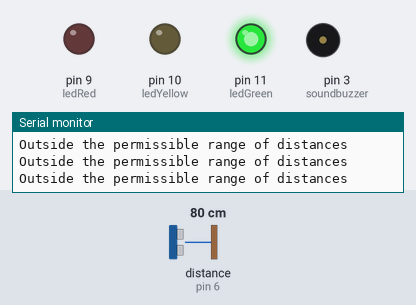
The sketch below on a simulated Arduino Uno, built with avr-gcc and run on an emulated ATmega328P. On the bench: output pins drawn as LEDs (lit = HIGH), buzzer (waves = sounding), the last lines printed to the serial monitor. Wiring (inferred from the names in the program): ultrasonic range finder: trigger pin 7; echo pin 6. The inputs (shaded band) are chosen by the test bench; at power-on: distance to the obstacle (sensor on pin 6) 80 cm. The echo pulse lasts 58.3 µs per cm; pins used as bus, display or sensor lines are not drawn.

Above: at 1.2 s.
1.3 s: distance to the obstacle (sensor on pin 6) set to 53 cm
4.3 s: distance to the obstacle (sensor on pin 6) set to 47 cm
At 5.7 s:
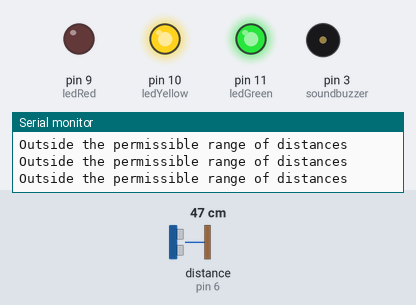
6.0 s: distance to the obstacle (sensor on pin 6) set to 18 cm
7.5 s: distance to the obstacle (sensor on pin 6) set to 14 cm
At 8.0 s:
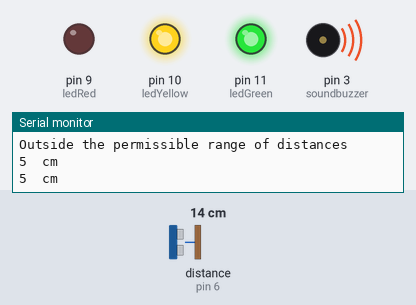
9.0 s: distance to the obstacle (sensor on pin 6) set to 250 cm
At 10.0 s:
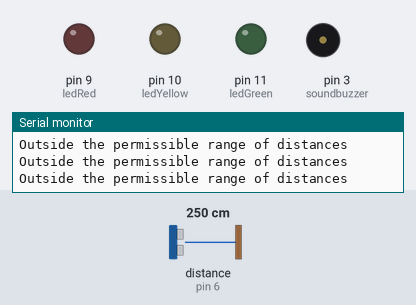
10.6 s: distance to the obstacle (sensor on pin 6) set to 128 cm
12.1 s: distance to the obstacle (sensor on pin 6) set to 120 cm
At 12.8 s:
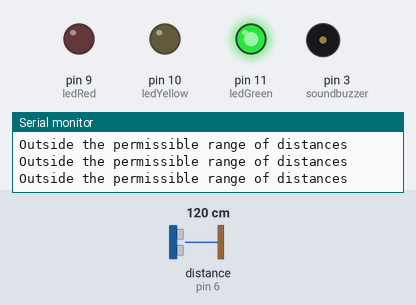
Timing chart, 0 to 14.7 s (numbered marks = the images above; inputs shaded):
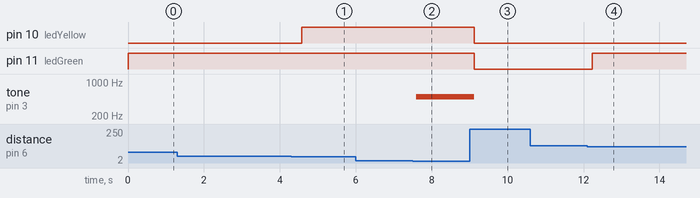

Measured:
- the behaviour switches between 51 and 50 cm on distance to the obstacle (sensor on pin 6) (found by bisection; images 0 and 1)
- the behaviour switches between 16 and 15 cm on distance to the obstacle (sensor on pin 6) (found by bisection; images 1 and 2)
- the behaviour switches between 126 and 125 cm on distance to the obstacle (sensor on pin 6) (found by bisection; images 3 and 4)
- after the input at 4.3 s, pin 10 (ledYellow): LOW → HIGH after 0.27 s
- after the input at 7.5 s, tone on pin 3 (soundbuzzer): silent → 500 Hz after 0.10 s
- after the input at 9.0 s, pin 10 (ledYellow), pin 11 (ledGreen): HIGH → LOW after 0.12 s; tone on pin 3 (soundbuzzer): 500 Hz → silent after 0.12 s
- after the input at 12.1 s, pin 11 (ledGreen): LOW → HIGH after 0.13 s

The sketch:

arduino_security_system1.ino
```cpp
#define trigPin 7
#define echoPin 6
#define ledRed 9
#define  ledYellow 10
#define ledGreen 11
#define soundbuzzer 3

int sound  = 500;

void setup() {
  Serial.begin (9600);
  pinMode(trigPin,  OUTPUT);
  pinMode(echoPin, INPUT);
  pinMode(ledRed, OUTPUT);
  pinMode(ledYellow,  OUTPUT);
  pinMode(ledGreen, OUTPUT);
  pinMode(soundbuzzer, OUTPUT);
}

void  loop() {
  long durationindigit, distanceincm;
  digitalWrite(trigPin, LOW);
  delayMicroseconds(2);
  digitalWrite(trigPin, HIGH);
  delayMicroseconds(10);
  digitalWrite(trigPin, LOW);
  durationindigit = pulseIn(echoPin, HIGH);
  distanceincm = (durationindigit/5) / 29.1;

  if (distanceincm < 50) {
      digitalWrite(ledGreen, HIGH);
  }
  else {
      digitalWrite(ledGreen,  LOW);
  }

  if (distanceincm < 20) {
    digitalWrite(ledYellow, HIGH);
  }
  else {
    digitalWrite(ledYellow, LOW);
  }

  if (distanceincm  < 5) {
    digitalWrite(ledRed, HIGH);
    sound = 1000;
  }
  else  {
    digitalWrite(ledRed, LOW);
  }

  if (distanceincm > 5 || distanceincm <= 0){
    Serial.println("Outside the permissible range of distances");
    noTone(soundbuzzer);
  }
  else {
    Serial.print(distanceincm);
    Serial.println("  cm");
    tone(soundbuzzer, sound);
  }

  delay(300);
}
```
